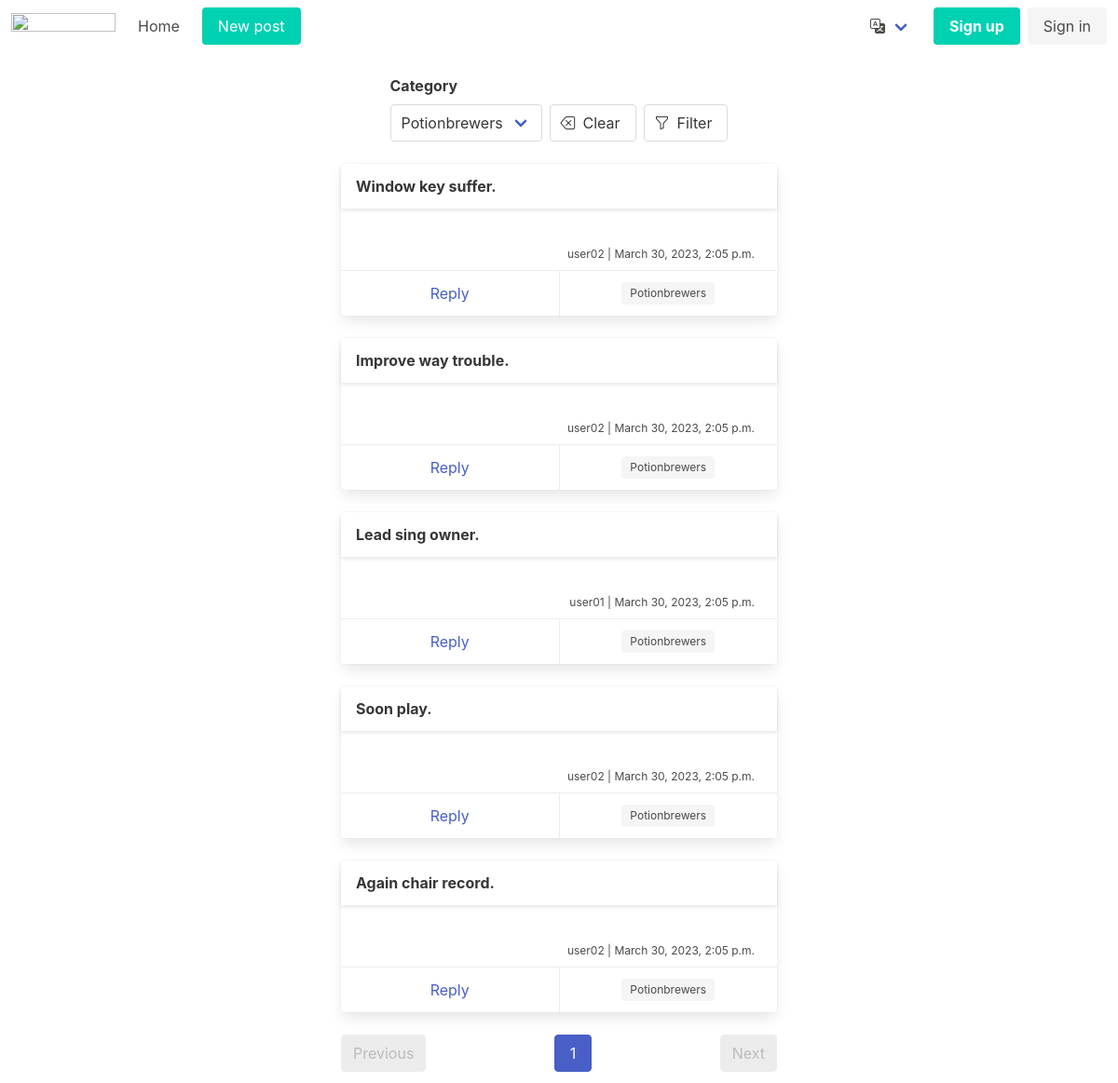
Page /?category=9 on the committed database.
### boardapp/models.py (models this page shows, shortened)
class Post(models.Model):
    author = models.ForeignKey(settings.AUTH_USER_MODEL, on_delete=models.CASCADE, verbose_name=_('Name'))
    title = models.CharField(max_length=255, verbose_name=_('Title'))
    text = tinymce_models.HTMLField(verbose_name=_('Text'))
    category = models.ForeignKey(Category, on_delete=models.RESTRICT, verbose_name=_('Category'))
    date = models.DateTimeField(auto_now_add=True, verbose_name=_('Date'))
    archived = models.BooleanField(default=False)
    class Meta:
        verbose_name = _('Post')
        verbose_name_plural = _('Posts')

class Category(models.Model):
    name = models.CharField(max_length=50, unique=True, verbose_name=_('Name'))
    def __str__(self):
        return f'{self.name}'
    class Meta:
        verbose_name = _('Category')
        verbose_name_plural = _('Сategories')

### users/models.py (models this page shows, shortened)
class User(AbstractUser):
    activated = models.BooleanField(default=False)

### boardapp/views.py (the view)
# urls.py: path('', PostListView.as_view(), name='home'),
class PostListView(FilterView):
    template_name = 'post_list.html'
    filterset_class = PostFilter
    paginate_by = 5
    model = Post
    ordering = ['date']
    def get_queryset(self):
        qs = super().get_queryset()
        qs = qs.filter(archived=False)
        return qs

### boardapp/templatetags/custom_filters.py (called while the page is built)
@register.simple_tag(takes_context=True)
def url_replace(context, **kwargs):
    _dict = context['request'].GET.copy()
    for key, value in kwargs.items():
        _dict[key] = value
    return _dict.urlencode()

### templates/post_list.html (shortened to what this page needs)
{% extends 'base/base.html' %}
{% load i18n %}
{% load custom_filters %}
{% block content %}
{% include 'base/filter.html' %}
<div class="columns is-centered">
  <div class="column is-half">
{% if object_list %}
  {% for post in object_list %}
    <div class="card mb-5">
      <header class="card-header">
        <p class="card-header-title">{{ post.title }}</p>
      </header>
      <div class="card-content pb-2">
        <div class="content">
          <p class="has-text-right is-size-7">{{ post.author }} | {{ post.date }}</p>
        </div>
      </div>
      <footer class="card-footer">
        {% block card-action %}
        {% if post.author == user %}
        <a href="{% url 'replies' %}?post={{ post.pk }}" class="card-footer-item">{% trans "Replies" %}</a>
        {% if not post.archived %}
        <a href="{% url 'post_edit' pk=post.pk %}" class="card-footer-item">{% trans "Edit" %}</a>
        {% else %}
        <p class="card-footer-item">
        <span class="tag">{% trans "Archived" %}</span>
        </p>
        {% endif %}
        <a href="{% url 'post_delete' pk=post.pk %}" class="card-footer-item">{% trans "Delete" %}</a>
        {% else %}
        <a href="{% url 'reply_create' post=post.pk %}" class="card-footer-item">
          {% trans "Reply" context "button" %}</a>
        {% endif %}
        <a href="?{% url_replace category=post.category.pk %}" class="card-footer-item">
          <span class="tag">{{ post.category }}</span>
        </a>
        {% endblock card-action %}
      </footer>
    </div>
  {% endfor %}
{% else %}
  <h2>{% trans "Nothing here!" %}</h2>
{% endif %}
    {% include 'base/paginator.html' %}
  </div>
</div>
{% endblock content %}

### rows in the picture
Post: title "Window key suffer.", author "user02", date "March 30, 2023, 2:05 p.m.", category "Potionbrewers"
Post: title "Improve way trouble.", author "user02", date "March 30, 2023, 2:05 p.m.", category "Potionbrewers"
Post: title "Lead sing owner.", author "user01", date "March 30, 2023, 2:05 p.m.", category "Potionbrewers"
Post: title "Soon play.", author "user02", date "March 30, 2023, 2:05 p.m.", category "Potionbrewers"
Post: title "Again chair record.", author "user02", date "March 30, 2023, 2:05 p.m.", category "Potionbrewers"

### other values in the picture
{{ field.label }} "Category"
{{ clear }} "Clear"
{{ filter }} "Filter"
{{ page_obj.number }} "1"
